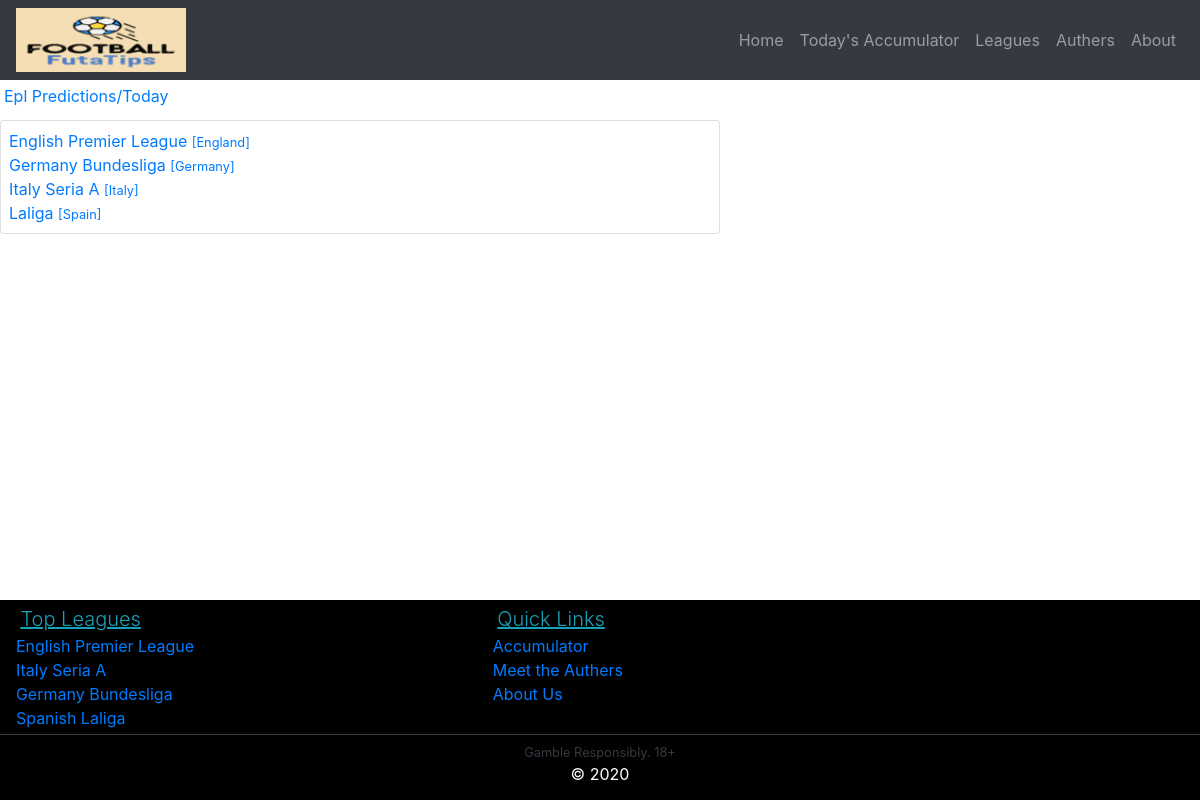
/filtered/Leagues/, run on the app's committed database.
### backend/models.py (models this page shows)
class Leagues(models.Model):
    league = models.CharField(max_length=30,unique=True,primary_key=True)
    country = models.ForeignKey(Competitions,on_delete=models.CASCADE)
    league_icon = models.CharField(max_length=30)
    def __str__(self):
        return self.league

class Competitions(models.Model):
    country = models.CharField(max_length=20,primary_key=True,unique=True)
    def __str__(self):
        return self.country

### Futatips/views.py (the view, shortened to what this page needs)
# urls.py: path('filtered/<str:query>/',views.filtered),
def filtered(request,query):
    logip(request.META.get('REMOTE_ADDR'))
    if query=='Leagues':
        try:
         if request.GET.get('q')==None:
          leagues = Leagues.objects.all()
          return render(request, 'filtered.html',{'filteres':leagues,'category':query})
        except:
          return  render(request,'NOT-FOUND.html',{"error":"Internal Server Error."})
    else:
        return  render(request,'NOT-FOUND.html',{"error":"Action not allowed."})

### Futatips/views.py (called while the page is built)
def logip(ip):
    newip = LogIps()
    newip.visitor_ip=ip
    newip.save()

### Templates/filtered.html (shortened to what this page needs)
{% extends 'front-skeleton.html' %}
{% load static %}
            {%block content %}
            <div class="meta-route p-1"><a href="">Epl Predictions/Today</a></div>
            <div id="user-preference" >
                <div class="card p-2">
                    {% if category == 'Leagues' %}
                    {% for filter in filteres %}
                    <a href="/filtered/{{category}}?q={{filter}}/">{{filter}} <small>[{{filter.country}}]</small></a>
                    {%endfor%}
                    {%endif%}
                </div>
            </div>
            {%endblock%}

### static/css/front-smallscreen.css (style rules this page uses)
body { margin: 0%; padding:0px; width: 100%; max-width: 100%!important; }
.card { margin-bottom: 2%; width: 100%; margin-left:3%; padding: 0; margin: 0; }
#user-preference { margin-bottom:50px; }
#user-preference a { font-size: larger; display: block; }

### static/css/front-largescreen.css (style rules this page uses)
body { margin: 0; padding: 0; }
#user-preference { margin-bottom: 100px; }
#user-preference div { width: 60%; }

### data on the page
Leagues: league "English Premier League", country "England"
Leagues: league "Germany Bundesliga", country "Germany"
Leagues: league "Italy Seria A", country "Italy"
Leagues: league "Laliga", country "Spain"
